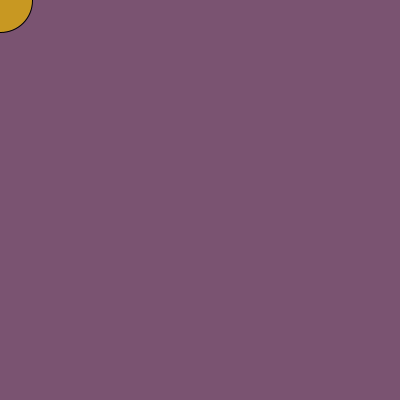
Frame 1 (no input)
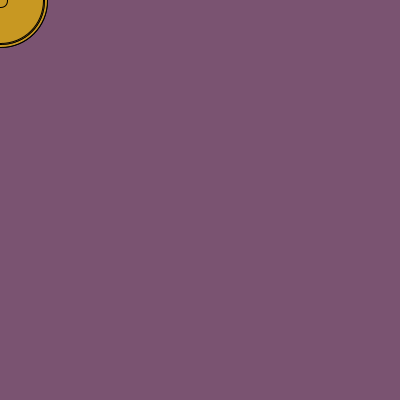
Frame 60 (the mouse pressed at the canvas centre just before this capture)
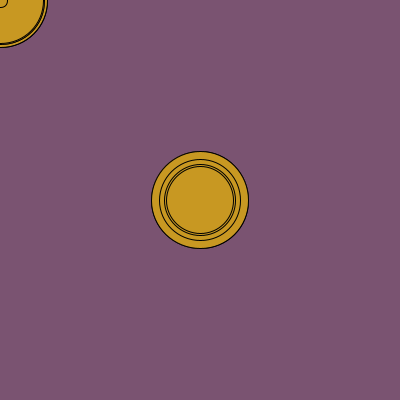
Frame 120 (the mouse held since frame 60 and released just before this capture)

The Processing sketch that drew these frames (run headless with seeded random() and noise(); from frame 60 on, the mouse is pressed at the canvas centre):

// Processing sketch: processing_140322
// ── processing_140322.pde

float diameter;
float x, y;
float wd, ht;
float r;
float r2;
float r3;

void setup()
{
  size(400, 400);
  background(122, 83, 113);
  wd = 30;
  ht = 30;
}

void draw()
{
  diameter = .25*wd;
  fill(200, 152, 042);
  x = mouseX;
  y = mouseY;
  r = random(100);
  ellipse(x, y, r, r);
}

void mousePressed()
{
  r = random (255);
  r2 = random(255);
  r3 = random(255);
  background(r, r2, r3);
}
